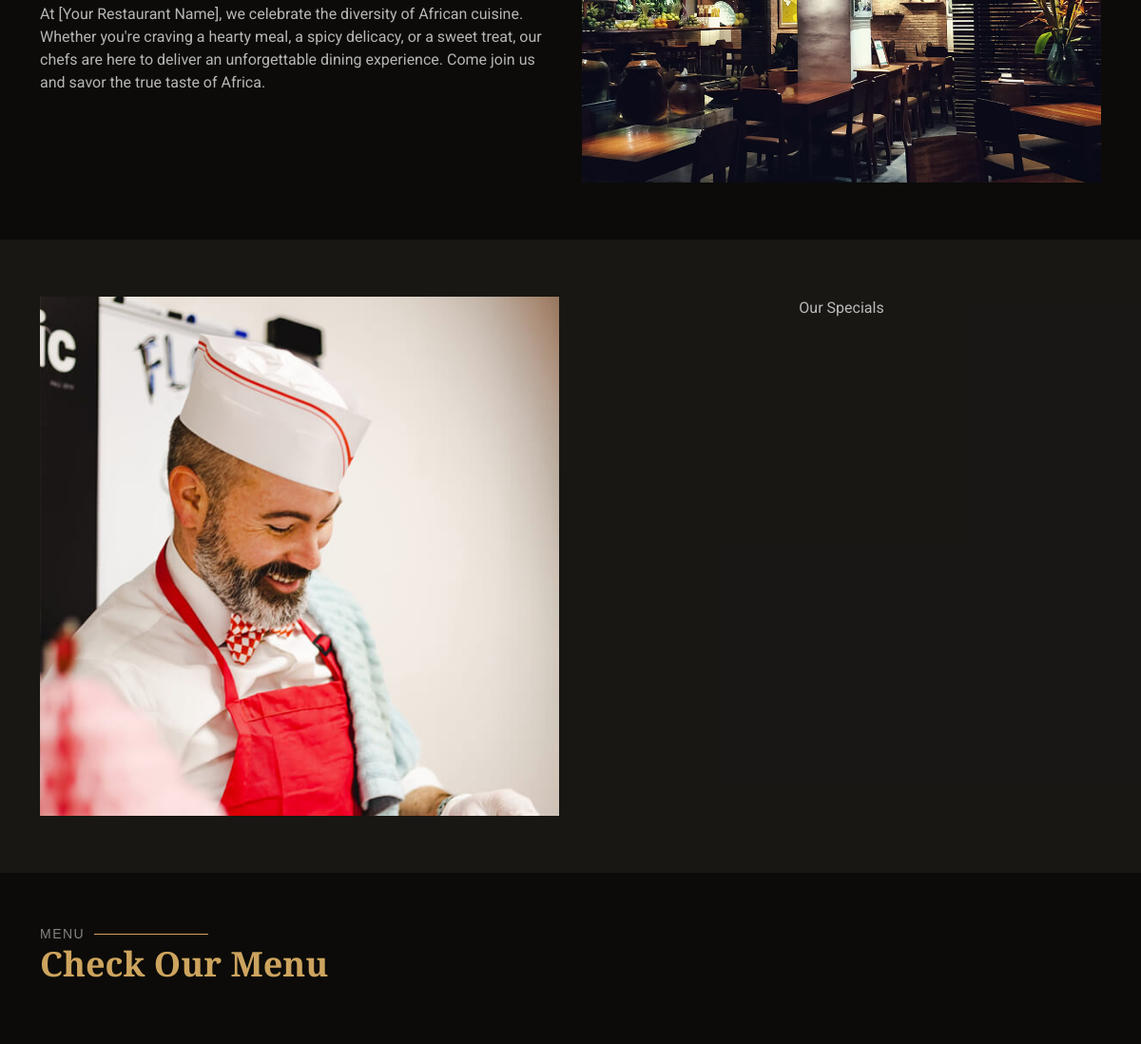
The app's page / (middle part), older data.
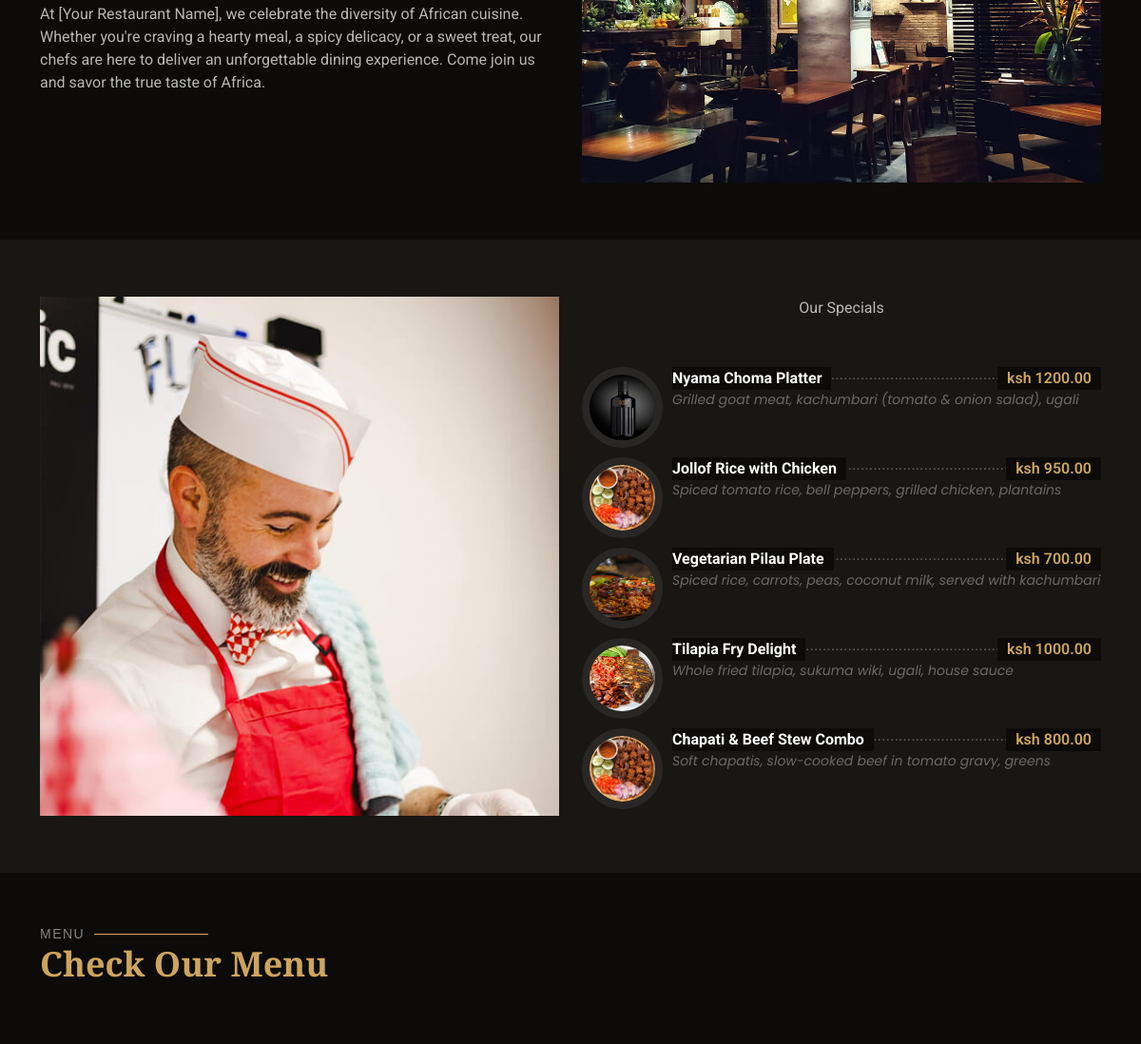
The same page, newer data.
### restaurantfeature/models.py (models this page shows, shortened)
class Special(models.Model):
    name=models.CharField( max_length=100)
    description=models.CharField( max_length=150,  blank=True, null=True)
    price=models.DecimalField( max_digits=10, decimal_places=2)
    image=models.ImageField(upload_to='specialimage/',  default='default.jpg')

### restaurantfeature/views.py (the view)
# urls.py: 2. Add a URL to urlpatterns:  path('', views.home, name='home')
def home(request):
    category_items=Category.objects.all()
    testimonials=Testimonial.objects.all()
    specials=Special.objects.all()
    context={
        "category_items":category_items,
        "testimonials":testimonials,
        "specials":specials,
    }
    return render(request,'index.html', context)

### restaurantfeature/templates/index.html (shortened to what this page needs)
{% extends "base.html" %}
{% load static %}
{% block body %}
  <main class="main">
    <section id="about" class="about section">
      <div class="container" data-aos="fade-up" data-aos-delay="100">
        <div class="row gy-4">
          <div class="col-lg-6 order-1 order-lg-2">
            <img src="{% static 'assets/img/about.jpg' %}" class="img-fluid about-img" alt="">
          </div>
          <div class="col-lg-6 order-2 order-lg-1 content">
            <p>
              At [Your Restaurant Name], we celebrate the diversity of African cuisine. Whether you're craving a hearty meal, a spicy delicacy, or a sweet treat, our chefs are here to deliver an unforgettable dining experience. Come join us and savor the true taste of Africa.
            </p>
          </div>
        </div>
      </div>
    </section>
  <section id="menu" class="menu section">
    <div class="container" data-aos="fade-up" data-aos-delay="100">
      <div class="row">
        <div class="col-lg-6">
          <img src="{% static 'assets/img/chefs/chefs-1.jpg' %}" alt="" class="img-fluid">
  </div>
        <div class="col-lg-6 mt-4 mt-lg-0">
      <p class="text-center"> Our Specials</p>
      {% for special  in specials %}
          <div class=" menu-item ">
            <img src="{{special.image.url}}" class="menu-img" alt="">
            <div class="menu-content">
              <a href="#">{{special.name}}</a><span>ksh {{special.price}}</span>
            </div>
            <div class="menu-ingredients">
              {{special.description}}
            </div>
          </div>
          {% endfor %}
   </div>
        </div>
      </div>
  </section>
    <section id="specials" class="specials section">
      <div class="container section-title" data-aos="fade-up">
        <h2>Menu</h2>
        <p>Check Our Menu</p>
      </div>
    </section>
  </main>
  {% endblock  %}

### restaurantfeature/templates/base.html (shortened to what this page needs)
{% load static %}
<!DOCTYPE html>
<html lang="en">
<head>
  <link href="{% static 'assets/vendor/bootstrap/css/bootstrap.min.css' %}" rel="stylesheet">
  <link href="{% static 'assets/vendor/bootstrap-icons/bootstrap-icons.css' %}" rel="stylesheet">
  <link href="{% static 'assets/vendor/aos/aos.css' %}" rel="stylesheet">
  <link href="{% static 'assets/vendor/glightbox/css/glightbox.min.css' %}" rel="stylesheet">
  <link href="{% static 'assets/vendor/swiper/swiper-bundle.min.css' %}" rel="stylesheet">
  <link href="{% static 'assets/css/main.css' %}" rel="stylesheet">
</head>
<body class="index-page">
{% block body %}
{% endblock  %}
</body>
</html>

### restaurantfeature/static/assets/css/main.css (style rules this page uses)
:root { --default-font: "Roboto", system-ui, -apple-system, "Segoe UI", Roboto, "Helvetica Neue", Arial, "Noto Sans", "Liberation Sans", sans-serif, "Apple Color Emoji", "Segoe UI Emoji", "Segoe UI Symbol", "Noto Color Emoji"; --heading-font: "Playfair Display", sans-serif; --nav-font: "Poppins", sans-serif; }
:root { --background-color: #0c0b09; --default-color: rgba(255, 255, 255, 0.7); --heading-color: #ffffff; --accent-color: #cda45e; --surface-color: #29261f; --contrast-color: #0c0b09; }
:root { --nav-color: #ffffff; --nav-hover-color: #cda45e; --nav-mobile-background-color: #29261f; --nav-dropdown-background-color: #29261f; --nav-dropdown-color: #ffffff; --nav-dropdown-hover-color: #cda45e; }
:root { scroll-behavior: smooth; }
body { color: var(--default-color); background-color: var(--background-color); font-family: var(--default-font); }
a { color: var(--accent-color); text-decoration: none; transition: 0.3s; }
h1, h2, h3, h4, h5, h6 { color: var(--heading-color); font-family: var(--heading-font); }
section, .section { color: var(--default-color); background-color: var(--background-color); padding: 60px 0; scroll-margin-top: 77px; overflow: clip; }
.section-title { padding-bottom: 60px; position: relative; }
.section-title h2 { font-size: 14px; font-weight: 500; padding: 0; line-height: 1px; margin: 0; letter-spacing: 1.5px; text-transform: uppercase; color: color-mix(in srgb, var(--default-color), transparent 30%); position: relative; }
.section-title h2::after { content: ""; width: 120px; height: 1px; display: inline-block; background: var(--accent-color); margin: 4px 10px; }
.section-title p { color: var(--accent-color); margin: 0; font-size: 36px; font-weight: 600; font-family: var(--heading-font); }
.menu { background-color: color-mix(in srgb, var(--background-color) 90%, white 5%); }
.menu .menu-item { margin-top: 50px; position: relative; }
.menu .menu-content { margin-left: 95px; overflow: hidden; display: flex; justify-content: space-between; position: relative; }
.menu .menu-content::after { content: "......................................................................" "...................................................................." "...................................................................."; position: absolute; left: 20px; right: 0; top: -4px; z-index: 1; color: color-mix(in srgb, var(--default-color), transparent 60%); font-family: Arial, "Helvetica Neue", Helvetica, sans-serif; }
.menu .menu-content a { color: var(--heading-color); background: var(--background-color); padding-right: 10px; position: relative; z-index: 3; font-weight: 700; transition: 0.3s; }
.menu .menu-content span { background: var(--background-color); color: var(--accent-color); position: relative; z-index: 3; padding: 0 10px; font-weight: 600; }
.menu .menu-ingredients { margin-left: 95px; font-style: italic; font-size: 14px; font-family: var(--nav-font); color: color-mix(in srgb, var(--default-color), transparent 50%); }
.specials { overflow: hidden; }

### restaurantfeature/templates/base.html (style rules this page uses)
.menu .menu-img { width: 85px; height:85px; border-radius: 50%; float: left; border: 8px solid color-mix(in srgb, var(--default-color), transparent 90%); }

Row changes from the older to the newer data that the page shows:
added Special: image (picture), name "Nyama Choma Platter", price "1200.00", description "Grilled goat meat, kachumbari (tomato & onion salad), ugali"
added Special: image (picture), name "Jollof Rice with Chicken", price "950.00", description "Spiced tomato rice, bell peppers, grilled chicken, plantains"
added Special: image (picture), name "Vegetarian Pilau Plate", price "700.00", description "Spiced rice, carrots, peas, coconut milk, served with kachumbari"
added Special: image (picture), name "Tilapia Fry Delight", price "1000.00", description "Whole fried tilapia, sukuma wiki, ugali, house sauce"
added Special: image (picture), name "Chapati & Beef Stew Combo", price "800.00", description "Soft chapatis, slow-cooked beef in tomato gravy, greens"
